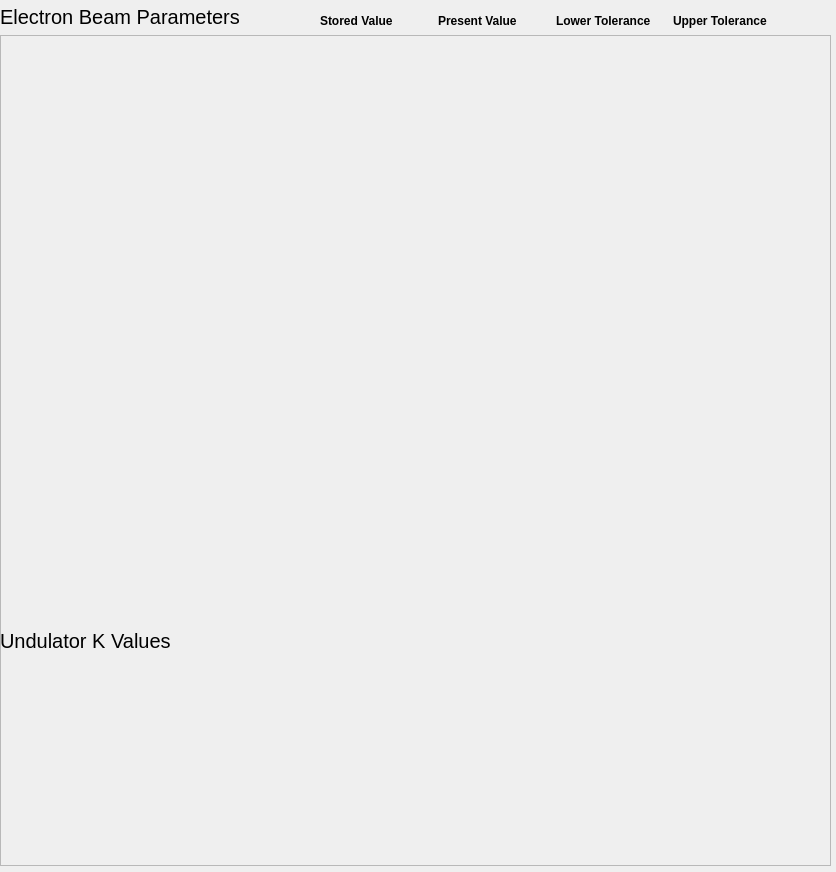
<?xml version="1.0" encoding="UTF-8"?>
<ui version="4.0">
 <class>Form</class>
 <widget class="QWidget" name="Form">
  <property name="geometry">
   <rect>
    <x>0</x>
    <y>0</y>
    <width>836</width>
    <height>872</height>
   </rect>
  </property>
  <property name="windowTitle">
   <string>Form</string>
  </property>
  <widget class="QFrame" name="frame">
   <property name="geometry">
    <rect>
     <x>0</x>
     <y>35</y>
     <width>831</width>
     <height>831</height>
    </rect>
   </property>
   <property name="frameShape">
    <enum>QFrame::StyledPanel</enum>
   </property>
   <property name="frameShadow">
    <enum>QFrame::Raised</enum>
   </property>
   <widget class="PyDMDrawingRectangle" name="PyDMDrawingRectangle_1">
    <property name="geometry">
     <rect>
      <x>0</x>
      <y>-1</y>
      <width>831</width>
      <height>590</height>
     </rect>
    </property>
    <property name="alarmSensitiveContent" stdset="0">
     <bool>false</bool>
    </property>
    <property name="alarmSensitiveBorder" stdset="0">
     <bool>false</bool>
    </property>
    <property name="brush" stdset="0">
     <brush brushstyle="SolidPattern">
      <color alpha="255">
       <red>244</red>
       <green>218</green>
       <blue>168</blue>
      </color>
     </brush>
    </property>
    <property name="penStyle" stdset="0">
     <enum>Qt::SolidLine</enum>
    </property>
    <property name="penColor" stdset="0">
     <color>
      <red>90</red>
      <green>90</green>
      <blue>90</blue>
     </color>
    </property>
    <property name="penWidth" stdset="0">
     <double>2.000000000000000</double>
    </property>
   </widget>
   <widget class="QLabel" name="label_9">
    <property name="geometry">
     <rect>
      <x>0</x>
      <y>590</y>
      <width>391</width>
      <height>31</height>
     </rect>
    </property>
    <property name="font">
     <font>
      <pointsize>15</pointsize>
     </font>
    </property>
    <property name="autoFillBackground">
     <bool>false</bool>
    </property>
    <property name="styleSheet">
     <string notr="true">background:transparent
bold</string>
    </property>
    <property name="frameShadow">
     <enum>QFrame::Plain</enum>
    </property>
    <property name="text">
     <string>Undulator K Values</string>
    </property>
   </widget>
   <widget class="PyDMDrawingRectangle" name="PyDMDrawingRectangle_2">
    <property name="geometry">
     <rect>
      <x>0</x>
      <y>620</y>
      <width>831</width>
      <height>211</height>
     </rect>
    </property>
    <property name="alarmSensitiveContent" stdset="0">
     <bool>false</bool>
    </property>
    <property name="alarmSensitiveBorder" stdset="0">
     <bool>false</bool>
    </property>
    <property name="brush" stdset="0">
     <brush brushstyle="SolidPattern">
      <color alpha="255">
       <red>175</red>
       <green>217</green>
       <blue>248</blue>
      </color>
     </brush>
    </property>
    <property name="penStyle" stdset="0">
     <enum>Qt::SolidLine</enum>
    </property>
    <property name="penColor" stdset="0">
     <color>
      <red>90</red>
      <green>90</green>
      <blue>90</blue>
     </color>
    </property>
    <property name="penWidth" stdset="0">
     <double>2.000000000000000</double>
    </property>
   </widget>
   <widget class="PyDMTemplateRepeater" name="PyDMTemplateRepeater_2">
    <property name="geometry">
     <rect>
      <x>0</x>
      <y>620</y>
      <width>821</width>
      <height>211</height>
     </rect>
    </property>
    <property name="toolTip">
     <string/>
    </property>
    <property name="styleSheet">
     <string notr="true">background:transparent
</string>
    </property>
    <property name="layoutType" stdset="0">
     <enum>PyDMTemplateRepeater::Vertical</enum>
    </property>
    <property name="layoutSpacing" stdset="0">
     <number>0</number>
    </property>
    <property name="countShownInDesigner" stdset="0">
     <number>9</number>
    </property>
    <property name="templateFilename" stdset="0">
     <string>/u/cd/pnispero/guardian/guardian/displays/guardian_template.py</string>
    </property>
    <property name="dataSource" stdset="0">
     <string>/u/cd/pnispero/guardian/guardian/displays/guardian_nc_und_parameters.json</string>
    </property>
   </widget>
   <widget class="QScrollArea" name="scrollArea">
    <property name="geometry">
     <rect>
      <x>0</x>
      <y>0</y>
      <width>831</width>
      <height>581</height>
     </rect>
    </property>
    <property name="styleSheet">
     <string notr="true">background-color:transparent;</string>
    </property>
    <property name="horizontalScrollBarPolicy">
     <enum>Qt::ScrollBarAlwaysOff</enum>
    </property>
    <property name="sizeAdjustPolicy">
     <enum>QAbstractScrollArea::AdjustToContents</enum>
    </property>
    <property name="widgetResizable">
     <bool>true</bool>
    </property>
    <widget class="QWidget" name="scrollAreaWidgetContents">
     <property name="geometry">
      <rect>
       <x>0</x>
       <y>0</y>
       <width>829</width>
       <height>579</height>
      </rect>
     </property>
     <layout class="QVBoxLayout" name="verticalLayout">
      <property name="leftMargin">
       <number>3</number>
      </property>
      <property name="topMargin">
       <number>3</number>
      </property>
      <property name="rightMargin">
       <number>3</number>
      </property>
      <property name="bottomMargin">
       <number>3</number>
      </property>
      <item>
       <widget class="PyDMTemplateRepeater" name="PyDMTemplateRepeater_3">
        <property name="enabled">
         <bool>true</bool>
        </property>
        <property name="sizePolicy">
         <sizepolicy hsizetype="Preferred" vsizetype="Preferred">
          <horstretch>0</horstretch>
          <verstretch>0</verstretch>
         </sizepolicy>
        </property>
        <property name="toolTip">
         <string/>
        </property>
        <property name="styleSheet">
         <string notr="true">background:transparent
</string>
        </property>
        <property name="layoutType" stdset="0">
         <enum>PyDMTemplateRepeater::Vertical</enum>
        </property>
        <property name="layoutSpacing" stdset="0">
         <number>0</number>
        </property>
        <property name="countShownInDesigner" stdset="0">
         <number>30</number>
        </property>
        <property name="templateFilename" stdset="0">
         <string>/u/cd/pnispero/guardian/guardian/displays/guardian_template.py</string>
        </property>
        <property name="dataSource" stdset="0">
         <string>/u/cd/pnispero/guardian/guardian/displays/guardian_nc_parameters.json</string>
        </property>
       </widget>
      </item>
     </layout>
    </widget>
   </widget>
   <zorder>PyDMDrawingRectangle_1</zorder>
   <zorder>PyDMDrawingRectangle_2</zorder>
   <zorder>label_9</zorder>
   <zorder>PyDMTemplateRepeater_2</zorder>
   <zorder>scrollArea</zorder>
  </widget>
  <widget class="QWidget" name="horizontalLayoutWidget">
   <property name="geometry">
    <rect>
     <x>320</x>
     <y>10</y>
     <width>463</width>
     <height>21</height>
    </rect>
   </property>
   <layout class="QHBoxLayout" name="horizontalLayout">
    <property name="spacing">
     <number>8</number>
    </property>
    <item>
     <widget class="QLabel" name="label_6">
      <property name="font">
       <font>
        <pointsize>9</pointsize>
        <weight>75</weight>
        <bold>true</bold>
       </font>
      </property>
      <property name="text">
       <string>Stored Value</string>
      </property>
     </widget>
    </item>
    <item>
     <widget class="QLabel" name="label_7">
      <property name="font">
       <font>
        <pointsize>9</pointsize>
        <weight>75</weight>
        <bold>true</bold>
       </font>
      </property>
      <property name="text">
       <string>Present Value</string>
      </property>
     </widget>
    </item>
    <item>
     <widget class="QLabel" name="label_10">
      <property name="font">
       <font>
        <pointsize>9</pointsize>
        <weight>75</weight>
        <bold>true</bold>
       </font>
      </property>
      <property name="text">
       <string>Lower Tolerance</string>
      </property>
     </widget>
    </item>
    <item>
     <widget class="QLabel" name="label_11">
      <property name="font">
       <font>
        <pointsize>9</pointsize>
        <weight>75</weight>
        <bold>true</bold>
       </font>
      </property>
      <property name="text">
       <string>Upper Tolerance</string>
      </property>
     </widget>
    </item>
   </layout>
  </widget>
  <widget class="QLabel" name="label_8">
   <property name="geometry">
    <rect>
     <x>0</x>
     <y>-10</y>
     <width>361</width>
     <height>54</height>
    </rect>
   </property>
   <property name="font">
    <font>
     <pointsize>15</pointsize>
    </font>
   </property>
   <property name="autoFillBackground">
    <bool>false</bool>
   </property>
   <property name="styleSheet">
    <string notr="true">background:transparent
bold</string>
   </property>
   <property name="frameShadow">
    <enum>QFrame::Plain</enum>
   </property>
   <property name="text">
    <string>Electron Beam Parameters</string>
   </property>
  </widget>
 </widget>
 <customwidgets>
  <customwidget>
   <class>PyDMDrawingRectangle</class>
   <extends>QWidget</extends>
   <header>pydm.widgets.drawing</header>
  </customwidget>
  <customwidget>
   <class>PyDMTemplateRepeater</class>
   <extends>QFrame</extends>
   <header>pydm.widgets.template_repeater</header>
  </customwidget>
 </customwidgets>
 <resources/>
 <connections/>
</ui>
